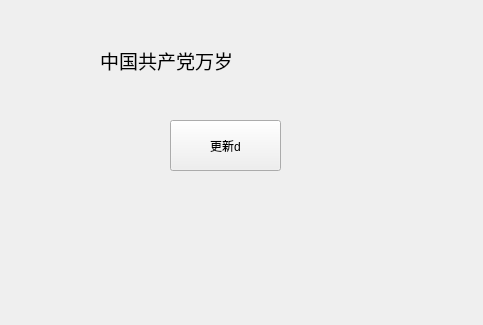
<?xml version="1.0" encoding="UTF-8"?>
<ui version="4.0">
 <class>Ks</class>
 <widget class="QWidget" name="Ks">
  <property name="geometry">
   <rect>
    <x>0</x>
    <y>0</y>
    <width>483</width>
    <height>325</height>
   </rect>
  </property>
  <property name="windowTitle">
   <string>Ks</string>
  </property>
  <widget class="QLabel" name="label">
   <property name="geometry">
    <rect>
     <x>100</x>
     <y>10</y>
     <width>291</width>
     <height>101</height>
    </rect>
   </property>
   <property name="font">
    <font>
     <pointsize>14</pointsize>
    </font>
   </property>
   <property name="text">
    <string>中国共产党万岁</string>
   </property>
  </widget>
  <widget class="QPushButton" name="pushButton">
   <property name="geometry">
    <rect>
     <x>170</x>
     <y>120</y>
     <width>111</width>
     <height>51</height>
    </rect>
   </property>
   <property name="text">
    <string>更新d</string>
   </property>
  </widget>
 </widget>
 <resources/>
 <connections/>
</ui>
